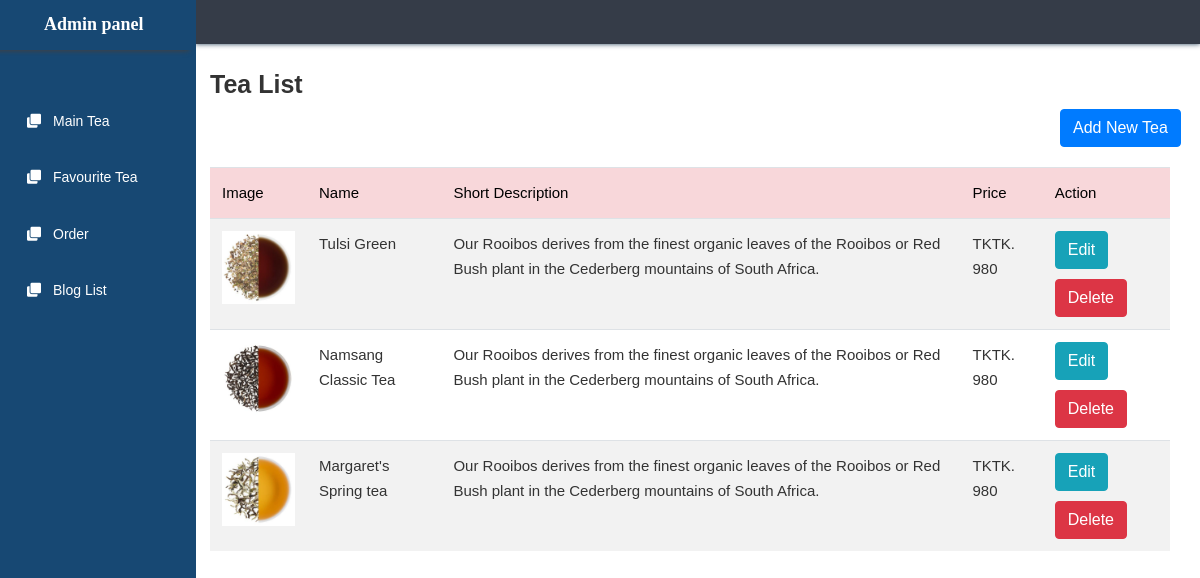
Screenshot of /admin_favouriteTea (signed in) with the database file from the repository.
### mainapp/models.py (models this page shows, shortened)
class favourite_tea(models.Model):
	image=models.FileField()
	title=models.CharField(max_length=100)
	desc=models.TextField()
	price=models.IntegerField()

### mainapp/views.py (the view)
# urls.py: path('admin_favouriteTea',views.admin_favouriteTea,name='admin_favouriteTea'),
def admin_favouriteTea(request):
	post=favourite_tea.objects.all()
	return render(request,"admin/admin_favouriteTea.html",{"post":post})

### templates/admin/admin_favouriteTea.html (shortened to what this page needs)
{%extends 'admin/admin.html'%}
{% load static %}
	{% block admin%}
	<div class="blog-post" id="exampleModalLong">
		<div class="container">
			<h2 style="margin-bottom:10px;font-size:25px">Tea List</h2>
			<a href="favourite_tea" class="btn btn-primary admin-btn" style="text-align:center;margin-left:850px;margin-bottom:20px">Add New Tea</a>
			<table class="table table-striped" >
				<thead class="alert-danger" style="color:#000">
					<tr>
						<td>Image</td>
						<td>Name</td>
						<td>Short Description</td>
						<td>Price</td>
						<td>Action</td>
					</tr>
				</thead>
				<tbody>
					{% for post in post %}
					<tr>
					<td><img src="{{ post.image.url }}" width="100px"></td>
					<td>{{post.title}}</td>
					<td>{{post.desc|safe|truncatewords:"50"}}</td>
					<td>TK{{post.price}}</td>
					<td>
						<a style="margin-bottom:10px" href="favouriteTea_update/{{post.id}}" class="btn btn-info">Edit</a>
						<a href="favouriteTea_delete/{{post.id}}" class="btn btn-danger">Delete</a>
					</td>
					</tr>
					{% endfor %}
				</tbody>
			</table>
		</div>
	</div>
	{% endblock %}

### static/assets/css/style.css (style rules this page uses)
* { margin:0; padding:0; box-sizing:border-box; }
img { max-width: 100%; height: auto; }
h1, h2, h3, h4, h5, h6 { margin: 0; font-weight: 700; padding:0; font-family: 'Raleway', sans-serif; }
html, body { height: 100% }
body { font-family: 'Raleway', sans-serif; background-color: #fff; font-weight: 400; font-style: normal; font-size: 15px; line-height: 1.7em; color: #333; }
a, a:hover, a:focus, input, textarea { text-decoration: none; outline: none; }
a { text-decoration: none; color: #333; -webkit-transition: .4s; transition: .4s }
@media (min-width:768px) { body { margin-top: 50px; } }

### rows the page displays
favourite_tea: image (picture), title "Tulsi Green", desc "Our Rooibos derives from the finest organic leaves of the Rooibos or Red Bush plant in the Cederberg mountains of South Africa.", price "TK. 980"
favourite_tea: image (picture), title "Namsang Classic Tea", desc "Our Rooibos derives from the finest organic leaves of the Rooibos or Red Bush plant in the Cederberg mountains of South Africa.", price "TK. 980"
favourite_tea: image (picture), title "Margaret's Spring tea", desc "Our Rooibos derives from the finest organic leaves of the Rooibos or Red Bush plant in the Cederberg mountains of South Africa.", price "TK. 980"
